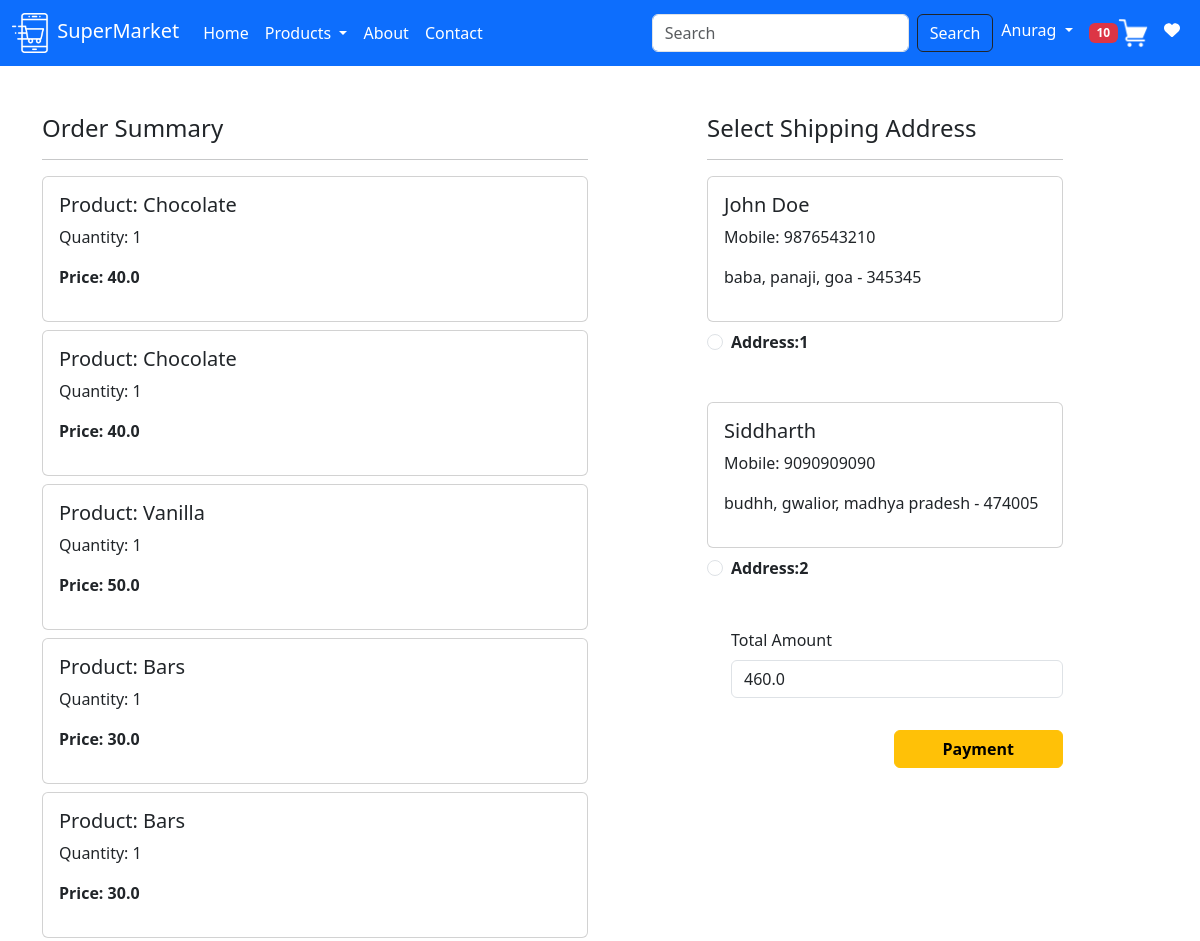
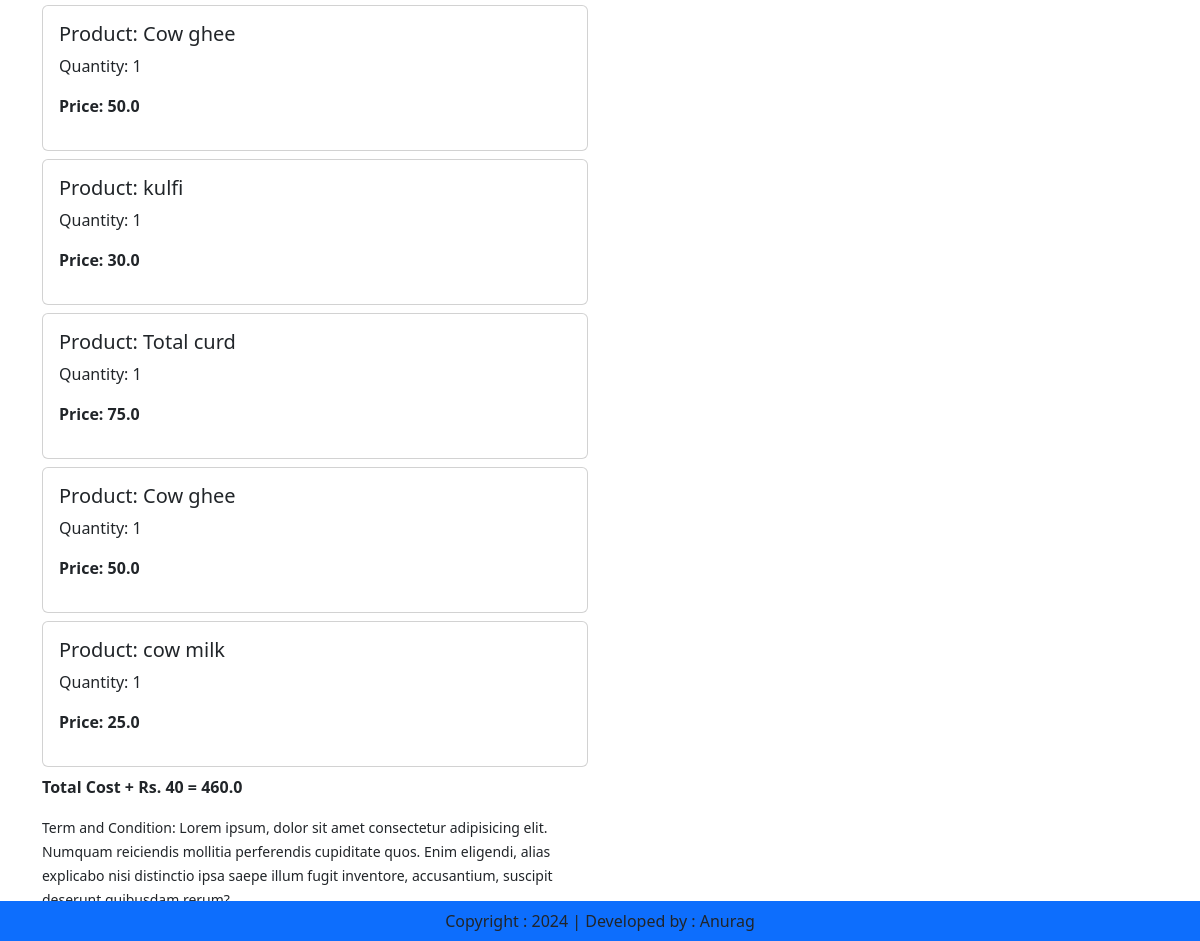
The page /checkout/ (signed in) on the database as committed earlier (2 pictures, top to bottom).
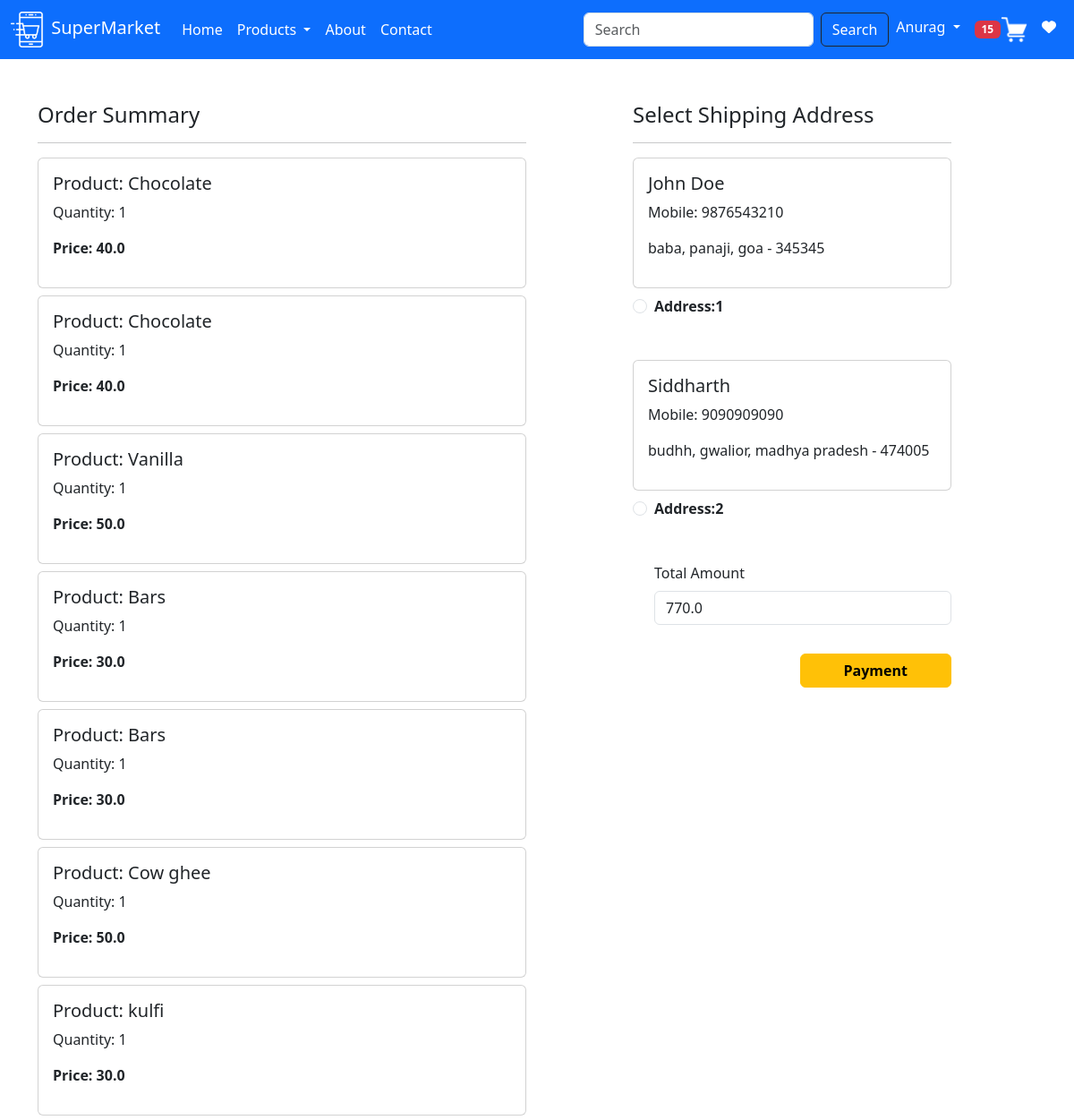
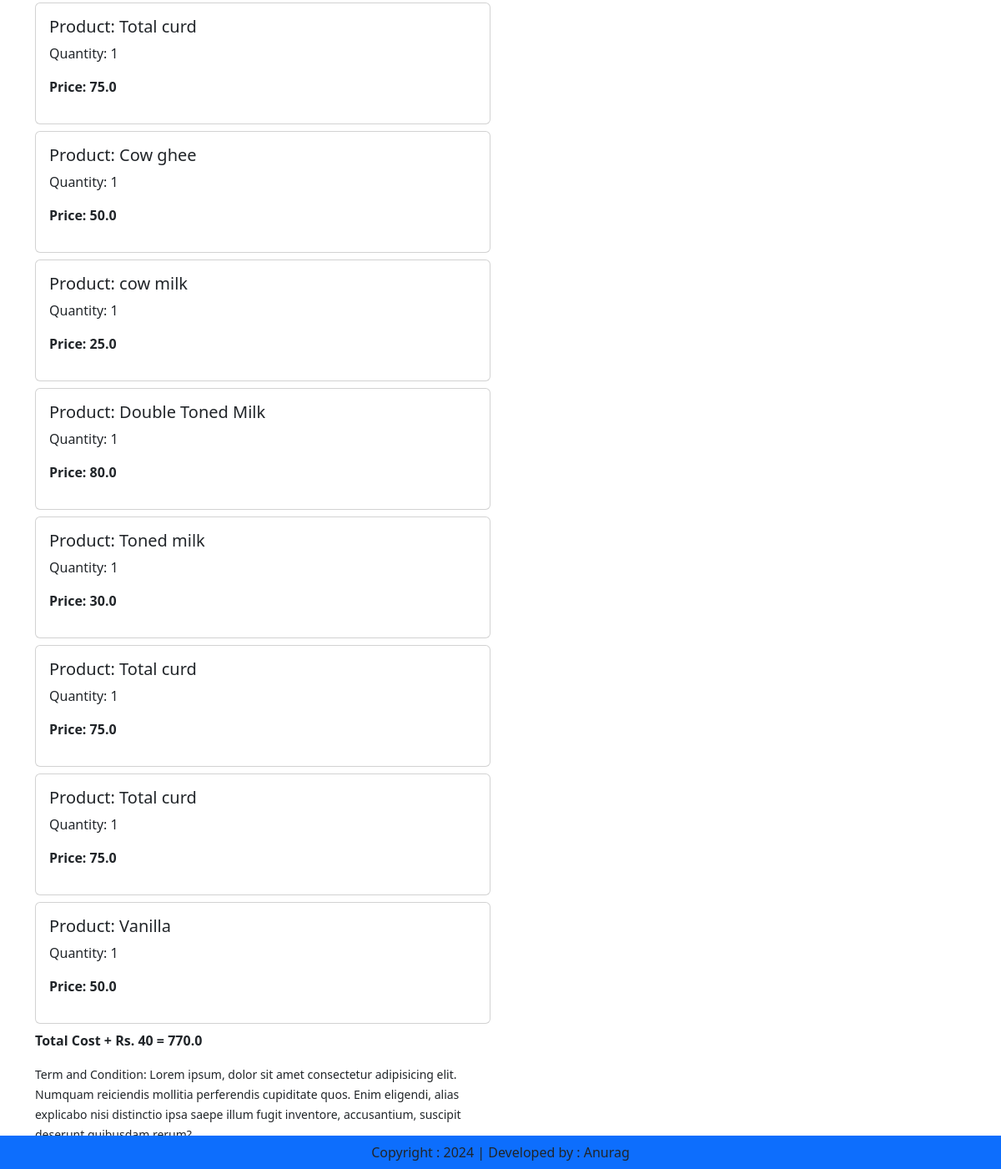
The same page on the database as committed later (2 pictures, top to bottom).
### app/models.py (models this page shows, shortened)
class Cart(models.Model):
    user = models.ForeignKey(User,on_delete=models.CASCADE)
    product = models.ForeignKey(Product,on_delete=models.CASCADE)
    quantity = models.PositiveIntegerField(default=1)

class Product(models.Model):
    title = models.CharField(max_length=100)
    selling_price = models.FloatField()
    discounted_price = models.FloatField()
    description = models.TextField()
    composition = models.TextField(default='')
    prodapp = models.TextField(default='')
    category = models.CharField(choices=CATEGORY_CHOICES,max_length=2)
    product_image = models.ImageField(upload_to='product')

class Customer(models.Model):
    user = models.ForeignKey(User,on_delete=models.CASCADE)
    name = models.CharField(max_length=200)
    locality = models.CharField(max_length=200)
    city = models.CharField(max_length=50)
    mobile = models.IntegerField(default=0)
    zipcode = models.IntegerField()
    state = models.CharField(max_length=50)

### app/views.py (the view, shortened to what this page needs)
# urls.py: path('checkout/',views.checkout.as_view(), name='checkout'),
@method_decorator(login_required,name='dispatch')
class checkout(View):
    def get(self,request):
        totalitem = 0
        wishitem = 0
        if request.user.is_authenticated:
            totalitem = len(Cart.objects.filter(user=request.user))
            wishitem = len(Wishlist.objects.filter(user=request.user))
        user=request.user
        add=Customer.objects.filter(user=user)
        cart_items=Cart.objects.filter(user=user)
        famount= 0
        for p in cart_items:
            value = p.quantity * p.product.discounted_price
            famount = famount + value
        totalamount = famount + 40
        razoramount = int(totalamount * 100)
        client = razorpay.Client(auth=(settings.RAZOR_KEY_ID, settings.RAZOR_KEY_SECRET))
        data = {"amount": razoramount, "currency":"INR", "receipt":"order_rcptid_12"}
        payment_response = client.order.create(data=data)
        print(payment_response)
        order_id = payment_response['id']
        order_status = payment_response['status']
        return render(request,'app/checkout.html',locals())

### app/templates/app/checkout.html (shortened to what this page needs)
{% extends "app/base.html" %}
{% load static %}
{% block main-content %}
  <div class="container">
    <div class="row mt-5">
        <div class="col-sm-6">
            <h4>Order Summary</h4>
            <hr>
            {% for item in cart_items %}
              <div class="card mb-2 ">
                <div class="card-body">
                    <h5>Product: {{item.product.title}}</h5>
                    <p>Quantity: {{item.quantity}}</p>
                    <p class="fw-bold" >Price: {{item.product.discounted_price}}</p>
                </div>
              </div>
            {% endfor %}
            <p class="fw-bold" >Total Cost + Rs. 40 = {{totalamount}} </p>
            <small>Term and Condition: Lorem ipsum, dolor sit amet consectetur adipisicing elit. Numquam reiciendis mollitia perferendis cupiditate quos. Enim eligendi, alias explicabo nisi distinctio ipsa saepe illum fugit inventore, accusantium, suscipit deserunt quibusdam rerum?</small>
        </div>
        <div class="col-sm-4 offset-sm-1 ">
            <h4>Select Shipping Address</h4>
            <hr>
            <form action="/paymentdone" method="post" id="myform">
                {% for ad in add %}
                  <div class="card">
                    <div class="card-body">
                        <h5>{{ad.name}}</h5>
                        <p>Mobile: {{ad.mobile}} </p>
                        <p>{{ad.locality}}, {{ad.city}}, {{ad.state}} - {{ad.zipcode}}</p>
                    </div>
                  </div>
                  <div class="form-check mt-2 mb-5">
                    <input class="form-check-input" type="radio" name="custid" id="custadd{{forloop.counter}}" value="{{ad.id}}">
                    <label class="form-check-label fw-bold" for="custadd{{forloop.counter}}">Address:{{forloop.counter}}</label>
                  </div>
                {% endfor %}
                <div class="form-check mb-3">
                    <label for="totamount" class="form-label">Total Amount</label>
                    <input type="number" class="form-control" name="totamount" value="{{totalamount}}" readonly>
                </div>
                <div class="text-end">
                    <button id="rzp-button1" type="submit" class="btn btn-warning mt-3 px-5 fw-bold">Payment</button>
                </div>
            </form>
        </div>
    </div>
  </div>
{% endblock main-content %}
{% block payment-gateway %}
<button id="rzp-button1">Pay with Razorpay</button>
{% endblock payment-gateway %}

Rows that differ between the two databases and show on the page:
added Cart: product "Double Toned Milk", quantity "1", product.discounted_price "80.0"
added Cart: product "Toned milk", quantity "1", product.discounted_price "30.0"
added Cart: product "Total curd", quantity "1", product.discounted_price "75.0"
added Cart: product "Total curd", quantity "1", product.discounted_price "75.0"
added Cart: product "Vanilla", quantity "1", product.discounted_price "50.0"
Other text that changed with them:
{{ totalitem }}: "10" → "15"
{{ totalamount }}: "460.0" → "770.0"
form field totamount: "460.0" → "770.0"
